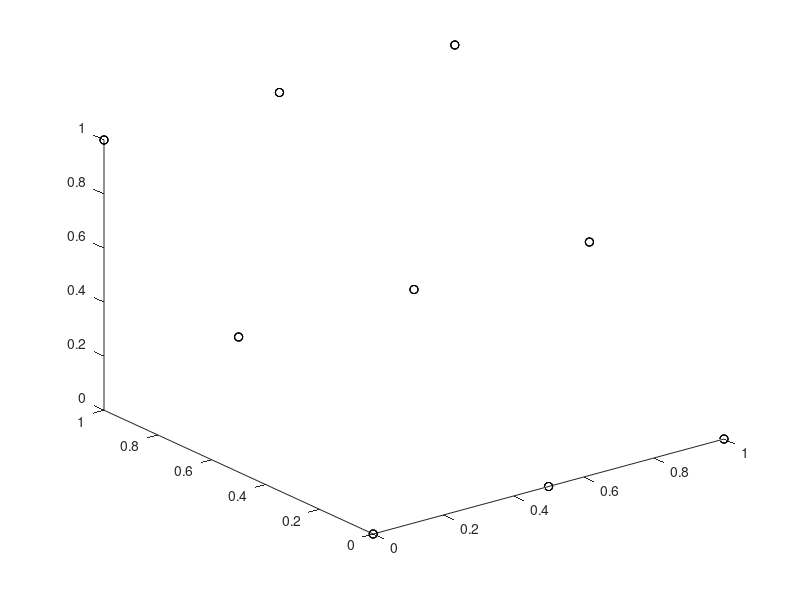

The MATLAB script that drew this image:
clear,close all
clc
%%
numx = 2;
numy = 2;
numz = 2;

[xc,yc,zc]=meshgrid( 0:1/numx:1, 0:1/numy:1,0:1/numz:1);
nodes = [xc(:) yc(:) zc(:)];

coordinates = nodes;%([1 2 4 3 5 6 8 7],:);

plot3(coordinates(:,1),coordinates(:,2),coordinates(:,2),'ko');

return
%%

node_pattern=[ 1 2 nnx+1 nnx+2 nny+1 nny+2 nny+nnx+1 nny+nnx+2 ]; % Node pattern 1 2 3 4 5 6 7 8 % according to me notations
element_pattern=[1 2 numx+1 numx+2]; %Element Pattern 1 2 3 4 ; according to my notations
element=make_elem_hexa(node_pattern,numx,numy,numz,inc_u,inc_v,inc_w,nnx);


%%
elements = 1:8;
faces1=elements(:,1:4);
faces2=elements(:,5:8);
faces3=elements(:,[1 4 8 5]);
faces4=elements(:,[2 3 7 6]);
faces5=elements(:,[1 2 6 5]);
faces6=elements(:,[3 4 8 7]);

faces=[faces1; faces2; faces3; faces4; faces5; faces6];

X=reshape(coordinates(faces',1),size(faces,2),size(faces,1));
Y=reshape(coordinates(faces',2),size(faces,2),size(faces,1)); 
Z=reshape(coordinates(faces',3),size(faces,2),size(faces,1)); 


patch('Faces',faces,'Vertices',[X(:) Y(:) Z(:)], 'FaceAlpha',0.1,'FaceColor','r' );
view(3)